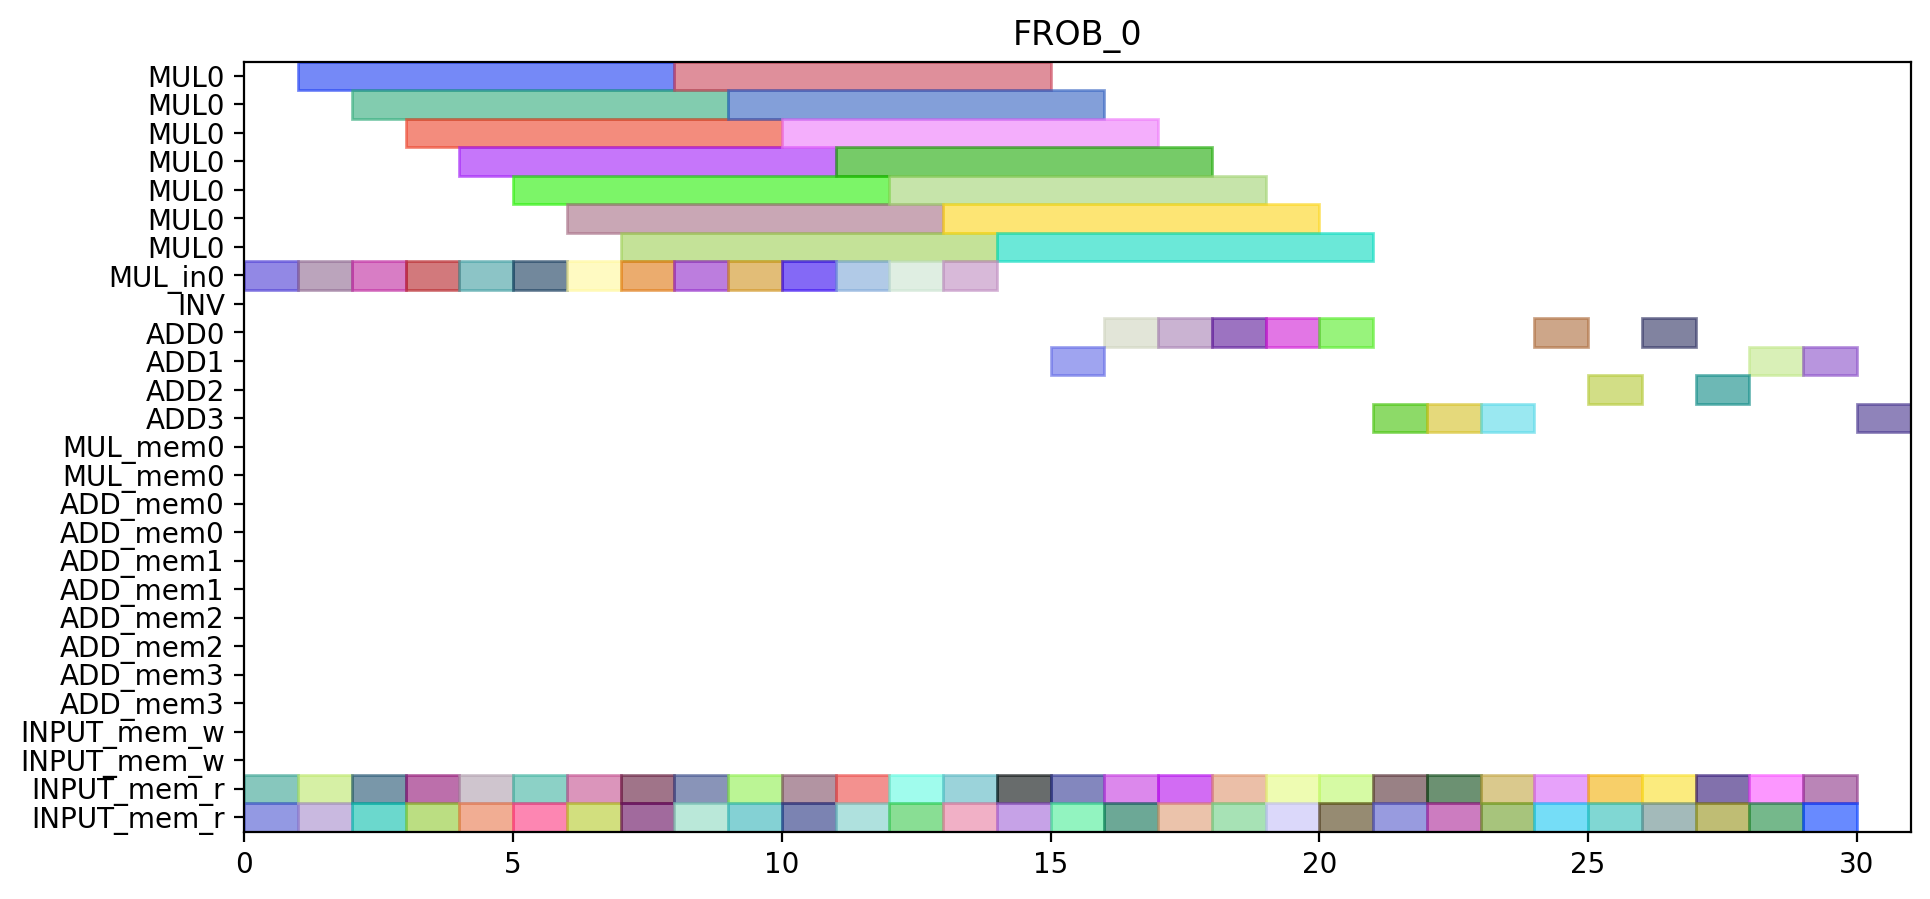

The Python source for this figure:
from pyschedule import Scenario, solvers, plotters, alt


def solve():
	horizon = 121
	S = Scenario("FROB_0", horizon=horizon)

	# resource
	MUL = S.Resources('MUL', num=1, size=7)
	MUL_in = S.Resources('MUL_in', num=1)
	INV = S.Resource('INV')
	ADD = S.Resources('ADD', num=4, periods=range(1, horizon))
	MUL_mem = S.Resources('MUL_mem', num=1, size=2)
	ADD_mem = S.Resources('ADD_mem', num=4, size=2)
	INPUT_mem_w = S.Resource('INPUT_mem_w', size=2)
	INPUT_mem_r = S.Resource('INPUT_mem_r', size=2)

	# result of previous scheduling

	# new tasks
	c_f101_t0_in = S.Task('c_f101_t0_in', length=1, delay_cost=1)
	c_f101_t0_in += alt(MUL_in)
	c_f101_t0 = S.Task('c_f101_t0', length=7, delay_cost=1)
	c_f101_t0 += alt(MUL)
	S += c_f101_t0>=c_f101_t0_in

	c_f101_t0_mem0 = S.Task('c_f101_t0_mem0', length=1, delay_cost=1)
	c_f101_t0_mem0 += INPUT_mem_r
	S += c_f101_t0_mem0 <= c_f101_t0

	c_f101_t0_mem1 = S.Task('c_f101_t0_mem1', length=1, delay_cost=1)
	c_f101_t0_mem1 += INPUT_mem_r
	S += c_f101_t0_mem1 <= c_f101_t0

	c_f101_t1_in = S.Task('c_f101_t1_in', length=1, delay_cost=1)
	c_f101_t1_in += alt(MUL_in)
	c_f101_t1 = S.Task('c_f101_t1', length=7, delay_cost=1)
	c_f101_t1 += alt(MUL)
	S += c_f101_t1>=c_f101_t1_in

	c_f101_t1_mem0 = S.Task('c_f101_t1_mem0', length=1, delay_cost=1)
	c_f101_t1_mem0 += INPUT_mem_r
	S += c_f101_t1_mem0 <= c_f101_t1

	c_f101_t1_mem1 = S.Task('c_f101_t1_mem1', length=1, delay_cost=1)
	c_f101_t1_mem1 += INPUT_mem_r
	S += c_f101_t1_mem1 <= c_f101_t1

	c_f101_t2 = S.Task('c_f101_t2', length=1, delay_cost=1)
	c_f101_t2 += alt(ADD)

	c_f101_t2_mem0 = S.Task('c_f101_t2_mem0', length=1, delay_cost=1)
	c_f101_t2_mem0 += INPUT_mem_r
	S += c_f101_t2_mem0 <= c_f101_t2

	c_f101_t2_mem1 = S.Task('c_f101_t2_mem1', length=1, delay_cost=1)
	c_f101_t2_mem1 += INPUT_mem_r
	S += c_f101_t2_mem1 <= c_f101_t2

	c_f101_t3 = S.Task('c_f101_t3', length=1, delay_cost=1)
	c_f101_t3 += alt(ADD)

	c_f101_t3_mem0 = S.Task('c_f101_t3_mem0', length=1, delay_cost=1)
	c_f101_t3_mem0 += INPUT_mem_r
	S += c_f101_t3_mem0 <= c_f101_t3

	c_f101_t3_mem1 = S.Task('c_f101_t3_mem1', length=1, delay_cost=1)
	c_f101_t3_mem1 += INPUT_mem_r
	S += c_f101_t3_mem1 <= c_f101_t3

	c_f011_t0_in = S.Task('c_f011_t0_in', length=1, delay_cost=1)
	c_f011_t0_in += alt(MUL_in)
	c_f011_t0 = S.Task('c_f011_t0', length=7, delay_cost=1)
	c_f011_t0 += alt(MUL)
	S += c_f011_t0>=c_f011_t0_in

	c_f011_t0_mem0 = S.Task('c_f011_t0_mem0', length=1, delay_cost=1)
	c_f011_t0_mem0 += INPUT_mem_r
	S += c_f011_t0_mem0 <= c_f011_t0

	c_f011_t0_mem1 = S.Task('c_f011_t0_mem1', length=1, delay_cost=1)
	c_f011_t0_mem1 += INPUT_mem_r
	S += c_f011_t0_mem1 <= c_f011_t0

	c_f011_t1_in = S.Task('c_f011_t1_in', length=1, delay_cost=1)
	c_f011_t1_in += alt(MUL_in)
	c_f011_t1 = S.Task('c_f011_t1', length=7, delay_cost=1)
	c_f011_t1 += alt(MUL)
	S += c_f011_t1>=c_f011_t1_in

	c_f011_t1_mem0 = S.Task('c_f011_t1_mem0', length=1, delay_cost=1)
	c_f011_t1_mem0 += INPUT_mem_r
	S += c_f011_t1_mem0 <= c_f011_t1

	c_f011_t1_mem1 = S.Task('c_f011_t1_mem1', length=1, delay_cost=1)
	c_f011_t1_mem1 += INPUT_mem_r
	S += c_f011_t1_mem1 <= c_f011_t1

	c_f011_t2 = S.Task('c_f011_t2', length=1, delay_cost=1)
	c_f011_t2 += alt(ADD)

	c_f011_t2_mem0 = S.Task('c_f011_t2_mem0', length=1, delay_cost=1)
	c_f011_t2_mem0 += INPUT_mem_r
	S += c_f011_t2_mem0 <= c_f011_t2

	c_f011_t2_mem1 = S.Task('c_f011_t2_mem1', length=1, delay_cost=1)
	c_f011_t2_mem1 += INPUT_mem_r
	S += c_f011_t2_mem1 <= c_f011_t2

	c_f011_t3 = S.Task('c_f011_t3', length=1, delay_cost=1)
	c_f011_t3 += alt(ADD)

	c_f011_t3_mem0 = S.Task('c_f011_t3_mem0', length=1, delay_cost=1)
	c_f011_t3_mem0 += INPUT_mem_r
	S += c_f011_t3_mem0 <= c_f011_t3

	c_f011_t3_mem1 = S.Task('c_f011_t3_mem1', length=1, delay_cost=1)
	c_f011_t3_mem1 += INPUT_mem_r
	S += c_f011_t3_mem1 <= c_f011_t3

	c_f111_t0_in = S.Task('c_f111_t0_in', length=1, delay_cost=1)
	c_f111_t0_in += alt(MUL_in)
	c_f111_t0 = S.Task('c_f111_t0', length=7, delay_cost=1)
	c_f111_t0 += alt(MUL)
	S += c_f111_t0>=c_f111_t0_in

	c_f111_t0_mem0 = S.Task('c_f111_t0_mem0', length=1, delay_cost=1)
	c_f111_t0_mem0 += INPUT_mem_r
	S += c_f111_t0_mem0 <= c_f111_t0

	c_f111_t0_mem1 = S.Task('c_f111_t0_mem1', length=1, delay_cost=1)
	c_f111_t0_mem1 += INPUT_mem_r
	S += c_f111_t0_mem1 <= c_f111_t0

	c_f111_t1_in = S.Task('c_f111_t1_in', length=1, delay_cost=1)
	c_f111_t1_in += alt(MUL_in)
	c_f111_t1 = S.Task('c_f111_t1', length=7, delay_cost=1)
	c_f111_t1 += alt(MUL)
	S += c_f111_t1>=c_f111_t1_in

	c_f111_t1_mem0 = S.Task('c_f111_t1_mem0', length=1, delay_cost=1)
	c_f111_t1_mem0 += INPUT_mem_r
	S += c_f111_t1_mem0 <= c_f111_t1

	c_f111_t1_mem1 = S.Task('c_f111_t1_mem1', length=1, delay_cost=1)
	c_f111_t1_mem1 += INPUT_mem_r
	S += c_f111_t1_mem1 <= c_f111_t1

	c_f111_t2 = S.Task('c_f111_t2', length=1, delay_cost=1)
	c_f111_t2 += alt(ADD)

	c_f111_t2_mem0 = S.Task('c_f111_t2_mem0', length=1, delay_cost=1)
	c_f111_t2_mem0 += INPUT_mem_r
	S += c_f111_t2_mem0 <= c_f111_t2

	c_f111_t2_mem1 = S.Task('c_f111_t2_mem1', length=1, delay_cost=1)
	c_f111_t2_mem1 += INPUT_mem_r
	S += c_f111_t2_mem1 <= c_f111_t2

	c_f111_t3 = S.Task('c_f111_t3', length=1, delay_cost=1)
	c_f111_t3 += alt(ADD)

	c_f111_t3_mem0 = S.Task('c_f111_t3_mem0', length=1, delay_cost=1)
	c_f111_t3_mem0 += INPUT_mem_r
	S += c_f111_t3_mem0 <= c_f111_t3

	c_f111_t3_mem1 = S.Task('c_f111_t3_mem1', length=1, delay_cost=1)
	c_f111_t3_mem1 += INPUT_mem_r
	S += c_f111_t3_mem1 <= c_f111_t3

	c_f021_t0_in = S.Task('c_f021_t0_in', length=1, delay_cost=1)
	c_f021_t0_in += alt(MUL_in)
	c_f021_t0 = S.Task('c_f021_t0', length=7, delay_cost=1)
	c_f021_t0 += alt(MUL)
	S += c_f021_t0>=c_f021_t0_in

	c_f021_t0_mem0 = S.Task('c_f021_t0_mem0', length=1, delay_cost=1)
	c_f021_t0_mem0 += INPUT_mem_r
	S += c_f021_t0_mem0 <= c_f021_t0

	c_f021_t0_mem1 = S.Task('c_f021_t0_mem1', length=1, delay_cost=1)
	c_f021_t0_mem1 += INPUT_mem_r
	S += c_f021_t0_mem1 <= c_f021_t0

	c_f021_t1_in = S.Task('c_f021_t1_in', length=1, delay_cost=1)
	c_f021_t1_in += alt(MUL_in)
	c_f021_t1 = S.Task('c_f021_t1', length=7, delay_cost=1)
	c_f021_t1 += alt(MUL)
	S += c_f021_t1>=c_f021_t1_in

	c_f021_t1_mem0 = S.Task('c_f021_t1_mem0', length=1, delay_cost=1)
	c_f021_t1_mem0 += INPUT_mem_r
	S += c_f021_t1_mem0 <= c_f021_t1

	c_f021_t1_mem1 = S.Task('c_f021_t1_mem1', length=1, delay_cost=1)
	c_f021_t1_mem1 += INPUT_mem_r
	S += c_f021_t1_mem1 <= c_f021_t1

	c_f021_t2 = S.Task('c_f021_t2', length=1, delay_cost=1)
	c_f021_t2 += alt(ADD)

	c_f021_t2_mem0 = S.Task('c_f021_t2_mem0', length=1, delay_cost=1)
	c_f021_t2_mem0 += INPUT_mem_r
	S += c_f021_t2_mem0 <= c_f021_t2

	c_f021_t2_mem1 = S.Task('c_f021_t2_mem1', length=1, delay_cost=1)
	c_f021_t2_mem1 += INPUT_mem_r
	S += c_f021_t2_mem1 <= c_f021_t2

	c_f021_t3 = S.Task('c_f021_t3', length=1, delay_cost=1)
	c_f021_t3 += alt(ADD)

	c_f021_t3_mem0 = S.Task('c_f021_t3_mem0', length=1, delay_cost=1)
	c_f021_t3_mem0 += INPUT_mem_r
	S += c_f021_t3_mem0 <= c_f021_t3

	c_f021_t3_mem1 = S.Task('c_f021_t3_mem1', length=1, delay_cost=1)
	c_f021_t3_mem1 += INPUT_mem_r
	S += c_f021_t3_mem1 <= c_f021_t3

	c_f121_t0_in = S.Task('c_f121_t0_in', length=1, delay_cost=1)
	c_f121_t0_in += alt(MUL_in)
	c_f121_t0 = S.Task('c_f121_t0', length=7, delay_cost=1)
	c_f121_t0 += alt(MUL)
	S += c_f121_t0>=c_f121_t0_in

	c_f121_t0_mem0 = S.Task('c_f121_t0_mem0', length=1, delay_cost=1)
	c_f121_t0_mem0 += INPUT_mem_r
	S += c_f121_t0_mem0 <= c_f121_t0

	c_f121_t0_mem1 = S.Task('c_f121_t0_mem1', length=1, delay_cost=1)
	c_f121_t0_mem1 += INPUT_mem_r
	S += c_f121_t0_mem1 <= c_f121_t0

	c_f121_t1_in = S.Task('c_f121_t1_in', length=1, delay_cost=1)
	c_f121_t1_in += alt(MUL_in)
	c_f121_t1 = S.Task('c_f121_t1', length=7, delay_cost=1)
	c_f121_t1 += alt(MUL)
	S += c_f121_t1>=c_f121_t1_in

	c_f121_t1_mem0 = S.Task('c_f121_t1_mem0', length=1, delay_cost=1)
	c_f121_t1_mem0 += INPUT_mem_r
	S += c_f121_t1_mem0 <= c_f121_t1

	c_f121_t1_mem1 = S.Task('c_f121_t1_mem1', length=1, delay_cost=1)
	c_f121_t1_mem1 += INPUT_mem_r
	S += c_f121_t1_mem1 <= c_f121_t1

	c_f121_t2 = S.Task('c_f121_t2', length=1, delay_cost=1)
	c_f121_t2 += alt(ADD)

	c_f121_t2_mem0 = S.Task('c_f121_t2_mem0', length=1, delay_cost=1)
	c_f121_t2_mem0 += INPUT_mem_r
	S += c_f121_t2_mem0 <= c_f121_t2

	c_f121_t2_mem1 = S.Task('c_f121_t2_mem1', length=1, delay_cost=1)
	c_f121_t2_mem1 += INPUT_mem_r
	S += c_f121_t2_mem1 <= c_f121_t2

	c_f121_t3 = S.Task('c_f121_t3', length=1, delay_cost=1)
	c_f121_t3 += alt(ADD)

	c_f121_t3_mem0 = S.Task('c_f121_t3_mem0', length=1, delay_cost=1)
	c_f121_t3_mem0 += INPUT_mem_r
	S += c_f121_t3_mem0 <= c_f121_t3

	c_f121_t3_mem1 = S.Task('c_f121_t3_mem1', length=1, delay_cost=1)
	c_f121_t3_mem1 += INPUT_mem_r
	S += c_f121_t3_mem1 <= c_f121_t3

	c001_t0_in = S.Task('c001_t0_in', length=1, delay_cost=1)
	c001_t0_in += alt(MUL_in)
	c001_t0 = S.Task('c001_t0', length=7, delay_cost=1)
	c001_t0 += alt(MUL)
	S += c001_t0>=c001_t0_in

	c001_t0_mem0 = S.Task('c001_t0_mem0', length=1, delay_cost=1)
	c001_t0_mem0 += INPUT_mem_r
	S += c001_t0_mem0 <= c001_t0

	c001_t0_mem1 = S.Task('c001_t0_mem1', length=1, delay_cost=1)
	c001_t0_mem1 += INPUT_mem_r
	S += c001_t0_mem1 <= c001_t0

	c001_t1_in = S.Task('c001_t1_in', length=1, delay_cost=1)
	c001_t1_in += alt(MUL_in)
	c001_t1 = S.Task('c001_t1', length=7, delay_cost=1)
	c001_t1 += alt(MUL)
	S += c001_t1>=c001_t1_in

	c001_t1_mem0 = S.Task('c001_t1_mem0', length=1, delay_cost=1)
	c001_t1_mem0 += INPUT_mem_r
	S += c001_t1_mem0 <= c001_t1

	c001_t1_mem1 = S.Task('c001_t1_mem1', length=1, delay_cost=1)
	c001_t1_mem1 += INPUT_mem_r
	S += c001_t1_mem1 <= c001_t1

	c001_t2 = S.Task('c001_t2', length=1, delay_cost=1)
	c001_t2 += alt(ADD)

	c001_t2_mem0 = S.Task('c001_t2_mem0', length=1, delay_cost=1)
	c001_t2_mem0 += INPUT_mem_r
	S += c001_t2_mem0 <= c001_t2

	c001_t2_mem1 = S.Task('c001_t2_mem1', length=1, delay_cost=1)
	c001_t2_mem1 += INPUT_mem_r
	S += c001_t2_mem1 <= c001_t2

	c001_t3 = S.Task('c001_t3', length=1, delay_cost=1)
	c001_t3 += alt(ADD)

	c001_t3_mem0 = S.Task('c001_t3_mem0', length=1, delay_cost=1)
	c001_t3_mem0 += INPUT_mem_r
	S += c001_t3_mem0 <= c001_t3

	c001_t3_mem1 = S.Task('c001_t3_mem1', length=1, delay_cost=1)
	c001_t3_mem1 += INPUT_mem_r
	S += c001_t3_mem1 <= c001_t3

	c10_t0_t0_in = S.Task('c10_t0_t0_in', length=1, delay_cost=1)
	c10_t0_t0_in += alt(MUL_in)
	c10_t0_t0 = S.Task('c10_t0_t0', length=7, delay_cost=1)
	c10_t0_t0 += alt(MUL)
	S += c10_t0_t0>=c10_t0_t0_in

	c10_t0_t0_mem0 = S.Task('c10_t0_t0_mem0', length=1, delay_cost=1)
	c10_t0_t0_mem0 += INPUT_mem_r
	S += c10_t0_t0_mem0 <= c10_t0_t0

	c10_t0_t0_mem1 = S.Task('c10_t0_t0_mem1', length=1, delay_cost=1)
	c10_t0_t0_mem1 += INPUT_mem_r
	S += c10_t0_t0_mem1 <= c10_t0_t0

	c10_t0_t1_in = S.Task('c10_t0_t1_in', length=1, delay_cost=1)
	c10_t0_t1_in += alt(MUL_in)
	c10_t0_t1 = S.Task('c10_t0_t1', length=7, delay_cost=1)
	c10_t0_t1 += alt(MUL)
	S += c10_t0_t1>=c10_t0_t1_in

	c10_t0_t1_mem0 = S.Task('c10_t0_t1_mem0', length=1, delay_cost=1)
	c10_t0_t1_mem0 += INPUT_mem_r
	S += c10_t0_t1_mem0 <= c10_t0_t1

	c10_t0_t1_mem1 = S.Task('c10_t0_t1_mem1', length=1, delay_cost=1)
	c10_t0_t1_mem1 += INPUT_mem_r
	S += c10_t0_t1_mem1 <= c10_t0_t1

	c10_t0_t2 = S.Task('c10_t0_t2', length=1, delay_cost=1)
	c10_t0_t2 += alt(ADD)

	c10_t0_t2_mem0 = S.Task('c10_t0_t2_mem0', length=1, delay_cost=1)
	c10_t0_t2_mem0 += INPUT_mem_r
	S += c10_t0_t2_mem0 <= c10_t0_t2

	c10_t0_t2_mem1 = S.Task('c10_t0_t2_mem1', length=1, delay_cost=1)
	c10_t0_t2_mem1 += INPUT_mem_r
	S += c10_t0_t2_mem1 <= c10_t0_t2

	c10_t0_t3 = S.Task('c10_t0_t3', length=1, delay_cost=1)
	c10_t0_t3 += alt(ADD)

	c10_t0_t3_mem0 = S.Task('c10_t0_t3_mem0', length=1, delay_cost=1)
	c10_t0_t3_mem0 += INPUT_mem_r
	S += c10_t0_t3_mem0 <= c10_t0_t3

	c10_t0_t3_mem1 = S.Task('c10_t0_t3_mem1', length=1, delay_cost=1)
	c10_t0_t3_mem1 += INPUT_mem_r
	S += c10_t0_t3_mem1 <= c10_t0_t3

	c10_t1_t3 = S.Task('c10_t1_t3', length=1, delay_cost=1)
	c10_t1_t3 += alt(ADD)

	c10_t1_t3_mem0 = S.Task('c10_t1_t3_mem0', length=1, delay_cost=1)
	c10_t1_t3_mem0 += INPUT_mem_r
	S += c10_t1_t3_mem0 <= c10_t1_t3

	c10_t1_t3_mem1 = S.Task('c10_t1_t3_mem1', length=1, delay_cost=1)
	c10_t1_t3_mem1 += INPUT_mem_r
	S += c10_t1_t3_mem1 <= c10_t1_t3

	c10_t30 = S.Task('c10_t30', length=1, delay_cost=1)
	c10_t30 += alt(ADD)

	c10_t30_mem0 = S.Task('c10_t30_mem0', length=1, delay_cost=1)
	c10_t30_mem0 += INPUT_mem_r
	S += c10_t30_mem0 <= c10_t30

	c10_t30_mem1 = S.Task('c10_t30_mem1', length=1, delay_cost=1)
	c10_t30_mem1 += INPUT_mem_r
	S += c10_t30_mem1 <= c10_t30

	solvers.mip.solve(S,msg=1,kind='CPLEX',ratio_gap=1.01)

	solution = [['hoge']*len(S.solution()[1]) for i in range(len(S.solution()))]
	for i in range(len(S.solution())):
		for j in range(len(S.solution()[i])):
			solution[i][j]=str(S.solution()[i][j])
	print(solution)

	cycles = int(solution[-1][3])

	pic_file_name = "/mnt/rose/usr1/fukuda/pairing_automation_design2/bls24-318/scheduling/FROB_mul1_add4/FROB_0.png"
	if(S.solution() != []):
		plotters.matplotlib.plot(S,img_filename=pic_file_name, vertical_text=True, fig_size=(cycles*0.25+3, 5), show_task_labels=False)

	return solution
